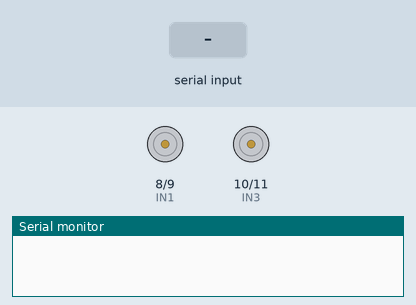
Recording of a sketch running on a simulated Arduino Uno, built with avr-gcc and run on an emulated ATmega328P. Parts: motor-driver pin pairs drawn as motors (green arrow = first pin HIGH = forward, orange = second pin HIGH = backward, longer = more drive, scaled by the enable pin), the last lines printed to the serial monitor. The test bench sets the inputs (shaded band).

Above: at 1.2 s.
1.3 s: "F" received over the second serial link
At 2.5 s:
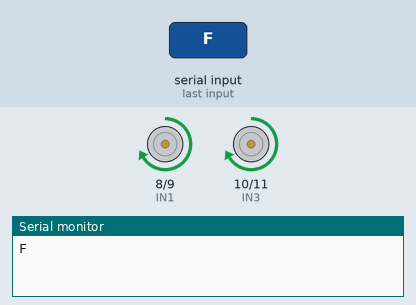
2.8 s: "B" received over the second serial link
At 3.7 s:
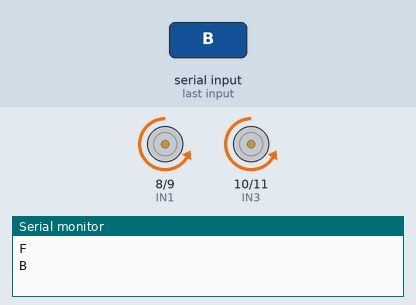
4.3 s: "L" received over the second serial link
At 4.8 s:
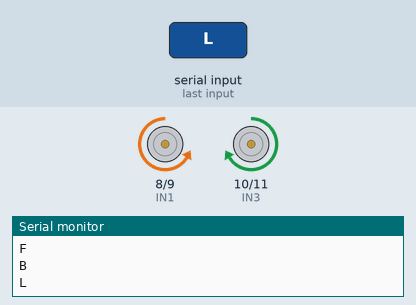
5.8 s: "R" received over the second serial link
At 7.0 s:
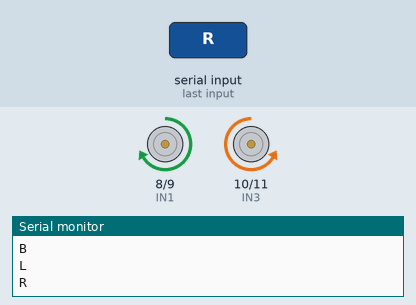
7.3 s: "1" received over the second serial link
At 8.3 s:
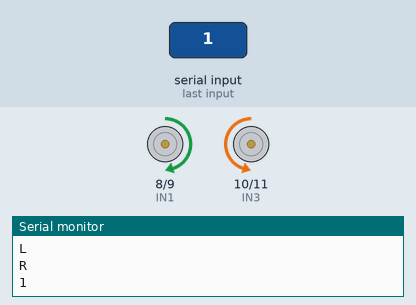
8.8 s: "S" received over the second serial link
At 9.5 s:
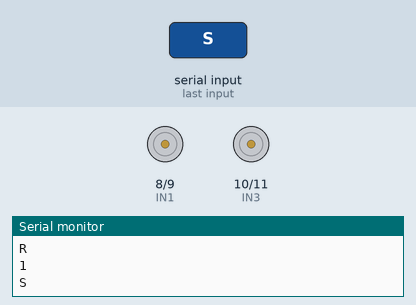
Timing chart, 0 to 11.3 s (numbered marks = the images above; inputs shaded):
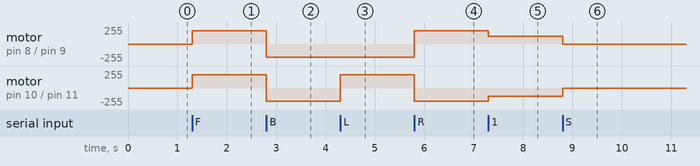

Measured:
- after the input at 1.3 s, motor on pin 8 (IN1) / pin 9 (IN2), motor on pin 10 (IN3) / pin 11 (IN4): stopped → forward 200/255 at once
- after the input at 2.8 s, motor on pin 8 (IN1) / pin 9 (IN2), motor on pin 10 (IN3) / pin 11 (IN4): forward 200/255 → backward 200/255 at once
- after the input at 4.3 s, motor on pin 10 (IN3) / pin 11 (IN4): backward 200/255 → forward 200/255 at once
- after the input at 5.8 s, motor on pin 8 (IN1) / pin 9 (IN2): backward 200/255 → forward 200/255 at once; motor on pin 10 (IN3) / pin 11 (IN4): forward 200/255 → backward 200/255 at once
- after the input at 7.3 s, motor on pin 8 (IN1) / pin 9 (IN2): forward 200/255 → forward 120/255 at once; motor on pin 10 (IN3) / pin 11 (IN4): backward 200/255 → backward 120/255 at once
- after the input at 8.8 s, motor on pin 8 (IN1) / pin 9 (IN2): forward 120/255 → stopped at once; motor on pin 10 (IN3) / pin 11 (IN4): backward 120/255 → stopped at once

The sketch:

Bluetooth_RC_Car.ino
```cpp
#include <SoftwareSerial.h>

SoftwareSerial BT(2, 3);   // RX, TX

// L298N Pins
#define ENA 5
#define ENB 6

#define IN1 8
#define IN2 9
#define IN3 10
#define IN4 11

int speedValue = 200;

void setup()
{
    pinMode(ENA, OUTPUT);
    pinMode(ENB, OUTPUT);

    pinMode(IN1, OUTPUT);
    pinMode(IN2, OUTPUT);
    pinMode(IN3, OUTPUT);
    pinMode(IN4, OUTPUT);

    analogWrite(ENA, speedValue);
    analogWrite(ENB, speedValue);

    Serial.begin(9600);
    BT.begin(9600);

    stopMotors();
}

void loop()
{
    if (BT.available())
    {
        char cmd = BT.read();

        Serial.println(cmd);

        switch(cmd)
        {
            case 'F':
                forward();
                break;

            case 'B':
                backward();
                break;

            case 'L':
                left();
                break;

            case 'R':
                right();
                break;

            case 'S':
                stopMotors();
                break;

            case '1':
                speedValue = 120;
                setSpeed();
                break;

            case '2':
                speedValue = 180;
                setSpeed();
                break;

            case '3':
                speedValue = 255;
                setSpeed();
                break;
        }
    }
}

void setSpeed()
{
    analogWrite(ENA, speedValue);
    analogWrite(ENB, speedValue);
}

void forward()
{
    digitalWrite(IN1,HIGH);
    digitalWrite(IN2,LOW);

    digitalWrite(IN3,HIGH);
    digitalWrite(IN4,LOW);
}

void backward()
{
    digitalWrite(IN1,LOW);
    digitalWrite(IN2,HIGH);

    digitalWrite(IN3,LOW);
    digitalWrite(IN4,HIGH);
}

void left()
{
    digitalWrite(IN1,LOW);
    digitalWrite(IN2,HIGH);

    digitalWrite(IN3,HIGH);
    digitalWrite(IN4,LOW);
}

void right()
{
    digitalWrite(IN1,HIGH);
    digitalWrite(IN2,LOW);

    digitalWrite(IN3,LOW);
    digitalWrite(IN4,HIGH);
}

void stopMotors()
{
    digitalWrite(IN1,LOW);
    digitalWrite(IN2,LOW);

    digitalWrite(IN3,LOW);
    digitalWrite(IN4,LOW);
}
```
